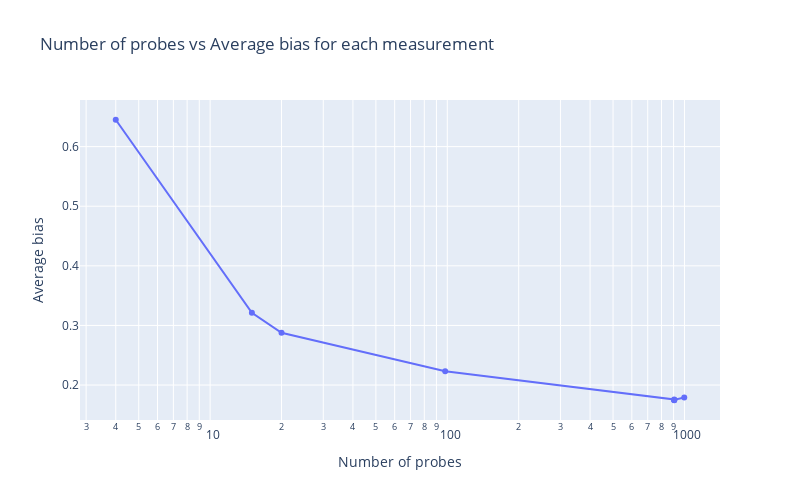

Notebook source saved alongside this figure:
### Markdown cell above
## 5 - Scatterplot of Number of probes vs Avg Bias per measurement

### Code cell
scatter_data = pd.concat([df['num_probes'], df[BIAS_DIMENSIONS].mean(axis = 1)], axis = 1).rename(columns = {0: 'avg_meas_bias'}).sort_values(by = 'num_probes').reset_index()
scatter_data['hovertext'] = 'Meas ID: ' + scatter_data['meas_id'].astype(str)


scatter_trace = go.Scatter(
    x = scatter_data['num_probes'],
    y = scatter_data['avg_meas_bias'],
    text = scatter_data['hovertext']
)

fig = go.Figure(scatter_trace)

fig.update_layout(
    title_text = 'Number of probes vs Average bias for each measurement',
    xaxis_title = 'Number of probes',
    yaxis_title = 'Average bias',
    width = 800,
    height = 500
)

fig.update_xaxes(type="log")

fig.show()

### Figure 1 — Plotly figure (JSON) as saved in the notebook; plotly's stock layout.template omitted (floating-point values rounded to 4 significant figures)
{"data": [{"text": ["Meas ID: 1036065", "Meas ID: 1004340", "Meas ID: 1035173", "Meas ID: 1017005", "Meas ID: 1017820", "Meas ID: 1018338", "Meas ID: 1019139", "Meas ID: 1019222", "Meas ID: 1010732"], "type": "scatter", "x": [4, 15, 20, 98, 905, 905, 905, 906, 998], "y": [0.645, 0.3214, 0.2877, 0.2234, 0.1758, 0.1745, 0.175, 0.1751, 0.1793]}], "layout": {"height": 500, "title": {"text": "Number of probes vs Average bias for each measurement"}, "width": 800, "xaxis": {"title": {"text": "Number of probes"}, "type": "log"}, "yaxis": {"title": {"text": "Average bias"}}}}
